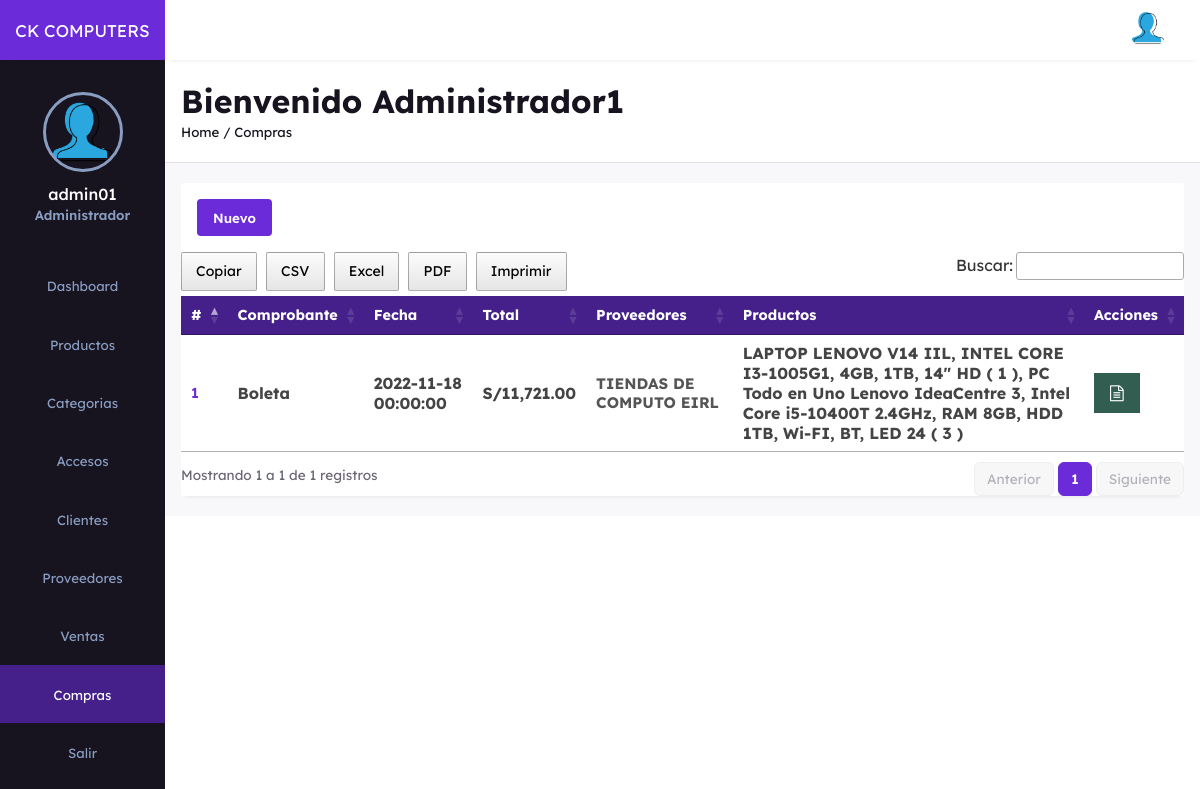
The page /frontend/compra/mostrar.php (signed in) on the database as committed earlier.
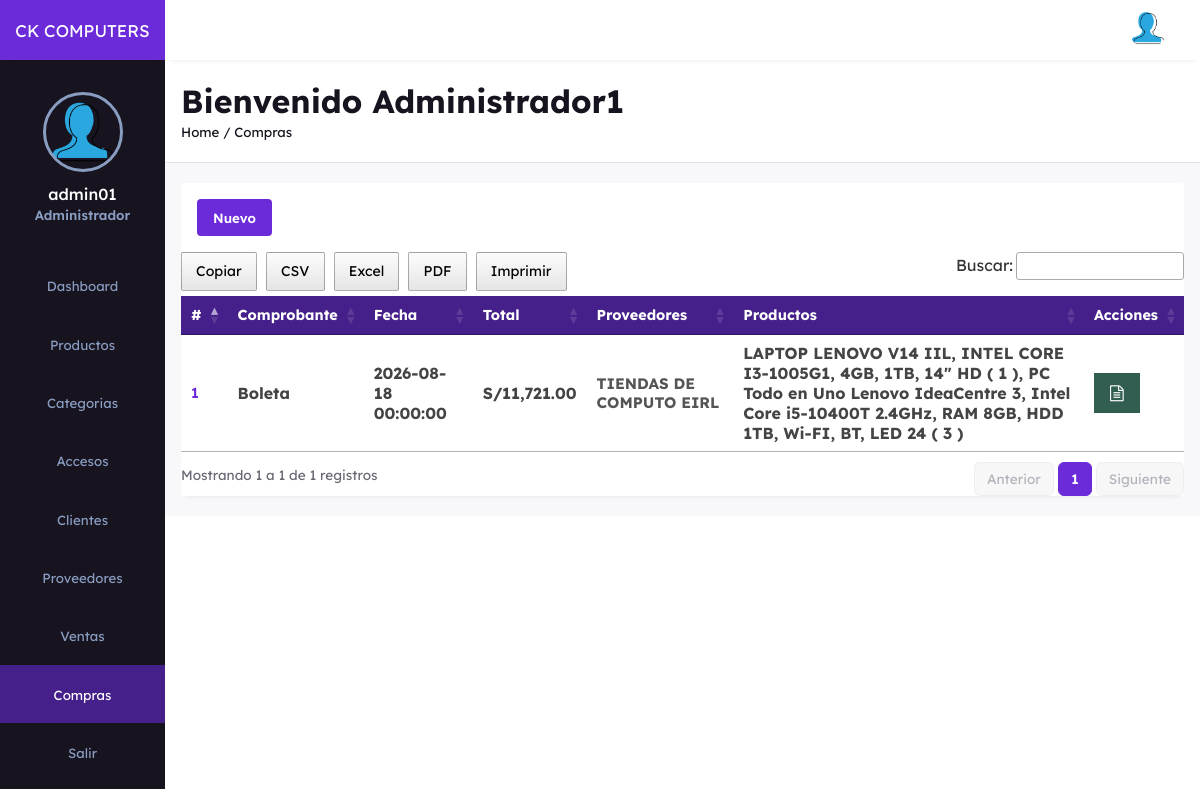
The same page on the database as committed later.
### tables this page shows
CREATE TABLE `orders_purchase` (
  `idordpur` int(11) NOT NULL AUTO_INCREMENT,
  `user_id` int(11) NOT NULL,
  `idprov` int(11) NOT NULL,
  `method` varchar(50) NOT NULL,
  `total_products` text NOT NULL,
  `total_price` decimal(10,2) NOT NULL,
  `placed_on` datetime NOT NULL,
  `payment_status` varchar(20) NOT NULL,
  `tipc` varchar(15) NOT NULL,
  PRIMARY KEY (`idordpur`),
  KEY `idprov` (`idprov`),
  CONSTRAINT `orders_purchase_ibfk_1` FOREIGN KEY (`idprov`) REFERENCES `proveedores` (`idprov`)
);

CREATE TABLE `proveedores` (
  `idprov` int(11) NOT NULL AUTO_INCREMENT,
  `rucprv` char(11) NOT NULL,
  `nomprv` text NOT NULL,
  `corrprv` varchar(35) NOT NULL,
  `state` tinyint(1) NOT NULL DEFAULT 1,
  `fere` timestamp NOT NULL DEFAULT current_timestamp() ON UPDATE current_timestamp(),
  PRIMARY KEY (`idprov`)
);

### backend/config/helpers.php (called while the page is built, shortened)
<?php
function e($valor)
{
    return htmlspecialchars((string)$valor, ENT_QUOTES, 'UTF-8');
}

### frontend/compra/mostrar.php (the view, shortened to what this page needs)
<?php
require __DIR__ . '/../layout/cabecera.php';
?>
            <div class="page-content">
            <div class="records table-responsive">
                     <div class="record-header">
                        <div class="add">
                            <button style="cursor: pointer;" onclick="location.href='nuevo.php'">Nuevo</button>
                        </div>
                    </div>
                    <div>
                        <?php
require '../../backend/config/Conexion.php';
$sentencia = $connect->prepare("SELECT orders_purchase.idordpur, orders_purchase.user_id, proveedores.idprov, proveedores.rucprv, proveedores.nomprv, orders_purchase.total_products, orders_purchase.total_price, orders_purchase.placed_on, orders_purchase.payment_status, orders_purchase.tipc FROM orders_purchase INNER JOIN proveedores ON orders_purchase.idprov = proveedores.idprov ORDER BY idordpur DESC;");
 $sentencia->execute();
$data =  array();
if($sentencia){
  while($r = $sentencia->fetchObject()){
    $data[] = $r;
  }
}
     ?>
     <?php if(count($data)>0):?>
                        <table width="100%" id="example">
                            <thead>
                                <tr>
                                    <th>#</th>
                                    <th><span class="las la-sort"></span>Comprobante</th>
                                    <th><span class="las la-sort"></span>Fecha</th>
                                    <th><span class="las la-sort"></span>Total</th>
                                    <th><span class="las la-sort"></span>Proveedores</th>
                                    <th><span class="las la-sort"></span>Productos</th>
                                    <th><span class="las la-sort"></span>Acciones</th>
                                </tr>
                            </thead>
                            <tbody>
                                <?php foreach($data as $d):?>
                                <tr>
                                    <td><?php echo e($d->idordpur); ?></td>
                                    <td><h4><?php echo e($d->tipc); ?></h4></td>
                                    <td><h4><?php echo e($d->placed_on); ?></h4></td>
                                    <td><h4>S/<?php echo number_format($d->total_price, 2); ?></h4></td>
                                    <td>
                                        <div class="client">
                                            <div class="client-info">
                                                <h4><?php echo e($d->nomprv); ?></h4>
                                            </div>
                                        </div>
                                    </td>
                                    <td><h4><?php echo e($d->total_products); ?></h4></td>
        <td>
            <a title="Comprobante" href="comprobante.php?id=<?php echo e($d->idordpur); ?>" class="fa fa-file-text-o tooltip"></a>
        </td>
                                </tr>
                                 <?php endforeach; ?>
                            </tbody>
                        </table>
    <?php endif; ?>
                    </div>
                </div>
            </div>
<?php require __DIR__ . '/../layout/pie.php'; ?>
</body>
</html>

Rows that differ between the two databases and show on the page:
changed orders_purchase "Boleta": placed_on "2022-11-18 00:00:00" → "2026-08-18 00:00:00"
